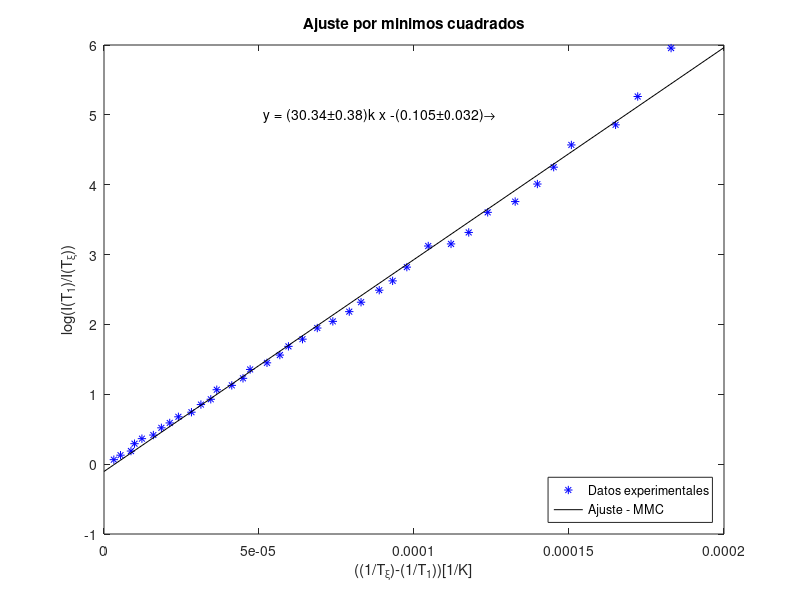

MATLAB code for this plot:
clear all; close all;
###################### PARA LAMBA3 = 450 nm ######################
Vfila = [11.6	11.4	11.2	11	10.8	10.6	10.4	10.2	10	9.8	9.6	9.4	9.2	9	8.8	8.6	8.4	8.2	8	7.8	7.6	7.4	7.2	7	6.8	6.6	6.4	6.2	6	5.8	5.6	5.4	5.2	5	4.8	4.6	4.4	4.2	4];
Ifila = [2.81	2.79	2.76	2.74	2.7	2.67	2.65	2.62	2.59	2.56	2.54	2.51	2.48	2.44	2.42	2.39	2.35	2.33	2.3	2.26	2.23	2.2	2.17	2.14	2.1	2.07	2.03	1.99	1.96	1.93	1.89	1.85	1.82	1.78	1.73	1.68	1.66	1.61	1.57]; 
Ilumi = [77.2	72.4	67.9	64	57.6	53.6	50.9	45.9	42.8	39.2	36.7	32.9	30.5	26.6	25	22.6	19.9	18.1	16.2	14.3	12.9	11	10	8.7	7.6	6.4	5.6	4.6	3.4	3.3	2.8	2.1	1.8	1.4	1.1	0.8	0.6	0.4	0.2];
deltav = 0.05;
deltai = 0.005;
Rfila = Vfila./Ifila;
deltar = (sqrt((deltav)^2+(deltai*Rfila).^2))./(Ifila);
lambda3 = 450*10^(-9);
a = 0.8299;
deltaa = 0.0014;
b = 5.6869;
deltab = 0.0030;
ro = 0.2874;
deltaro = 0.0027;
T = exp(b)*(Rfila/ro).^(a);
deltat = T.*sqrt((deltar*a./Rfila).^2+(deltaro*a/ro)^2+(deltaa*log(Rfila./ro)).^2+(deltab)^2);
deltat(1)
T1 = T(1);
I1 = Ilumi(1);
x = 0;
y = 0;
for i = 2:size(T)(2)
  x(i-1) = (1/T(i))-(1/T1);
  y(i-1) = log(I1/Ilumi(i));
end

N = size(x)(2)

sxy = sum(x.*y);
sxx = sum(x.*x);
syy = sum(y.*y);
sx = sum(x);
sy = sum(y);
pend = (((N)*(sxy))-((sx)*(sy)))/(((N)*(sxx))-((sx)*(sx)))
const = (((sxx)*(sy))-((sx)*(sxy)))/(((N)*(sxx))-((sx)*(sx)))
e = (y-((pend*x)+const)).^2;
sei = sum(e);
incertidumconstrepend=sqrt((sei)/(N-2))*sqrt((N)/(((N)*(sxx))-((sx)*(sx))))
incertidumconstreconst=sqrt((sei)/(N-2))*sqrt((sxx)/(((N)*(sxx))-((sx)*(sx))))
r = (((N)*(sxy))-((sx)*(sy)))/(sqrt(((N)*(sxx))-((sx)*(sx)))*sqrt(((N)*(syy))-((sy)*(sy))))

xx = 0:0.00001:0.0002;
yy = pend.*xx+const;

figure(1); clf;
plot(x,y,'b*',xx,yy,'-k')
legend('Datos experimentales','Ajuste - MMC','Location','southeast') 
xlabel('\fontsize{15}((1/T_{\xi})-(1/T_{1}))[1/K]');ylabel('\fontsize{15}log(I(T_{1})/I(T_{\xi}))');
title('Ajuste por minimos cuadrados')
text (0.00005, 5, strcat ('\fontsize{14} y = (30.34\pm0.38)k x -(0.105\pm0.032)\rightarrow '));
print -djpeg -r100 grafica_planck.jpg
